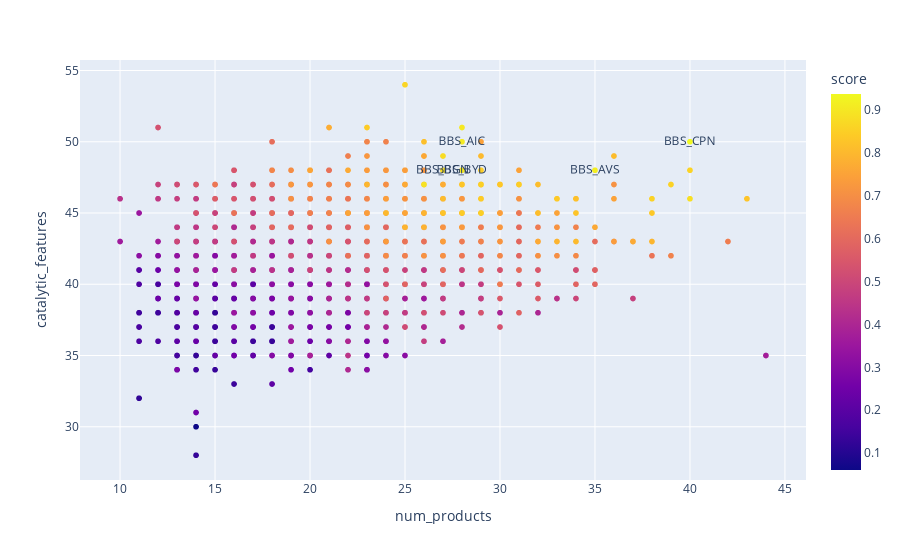

The notebook cell this image was saved under:
### Code cell
px.scatter(plot_data, x='num_products', y='catalytic_features', color='score', hover_data=plot_data[0].keys(), text='label')

### Figure 1 — Plotly figure (JSON) as saved in the notebook; plotly's stock layout.template omitted (floating-point values rounded to 4 significant figures; data arrays with more than 128 entries replaced by an {"elided": "..."} marker saying what was removed)
{"data": [{"customdata": {"elided": "2000x6 mixed values"}, "hovertemplate": "num_products=%{x}<br>catalytic_features=%{y}<br>label=%{customdata[2]}<br>name=%{customdata[0]}<br>score=%{marker.color}<br>num_bases=%{customdata[3]}<br>num_features=%{customdata[4]}<br>base_balance=%{customdata[5]}<extra></extra>", "legendgroup": "", "marker": {"color": {"elided": "2000 float values"}, "coloraxis": "coloraxis", "symbol": "circle"}, "mode": "markers+text", "name": "", "showlegend": false, "text": {"elided": "2000 str values"}, "type": "scattergl", "x": {"elided": "2000 int values"}, "xaxis": "x", "y": {"elided": "2000 int values"}, "yaxis": "y"}], "layout": {"autosize": true, "coloraxis": {"colorbar": {"title": {"text": "score"}}, "colorscale": [[0, "#0d0887"], [0.1111, "#46039f"], [0.2222, "#7201a8"], [0.3333, "#9c179e"], [0.4444, "#bd3786"], [0.5556, "#d8576b"], [0.6667, "#ed7953"], [0.7778, "#fb9f3a"], [0.8889, "#fdca26"], [1, "#f0f921"]]}, "legend": {"tracegroupgap": 0}, "margin": {"t": 60}, "xaxis": {"anchor": "y", "autorange": true, "domain": [0, 1], "range": [7.858, 46.14], "title": {"text": "num_products"}, "type": "linear"}, "yaxis": {"anchor": "x", "autorange": true, "domain": [0, 1], "range": [25.99, 56.01], "title": {"text": "catalytic_features"}, "type": "linear"}}}
